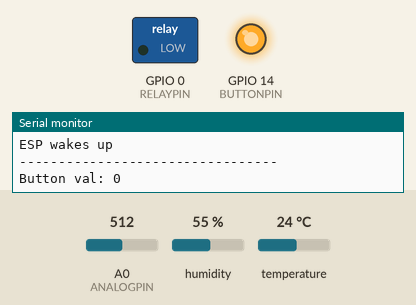
Recording of a sketch running on a simulated ESP8266 (NodeMCU). Shown: switched loads named in the sketch (green lamp = pin HIGH), output pins drawn as LEDs (lit = HIGH), the last lines printed to the serial monitor. The inputs (shaded band) are chosen by the test bench; at power-on: A0 (ANALOGPIN) = 512, humidity 55 %, temperature 24 °C. Pins used as bus, display or sensor lines are not drawn. At 3.2 s the program puts the board to deep sleep or switches it off; the recording ends there.

Above: at 0.1 s.
At 2.3 s:
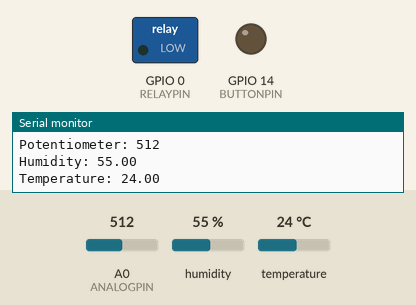
Timing chart, 0 to 3.2 s (numbered marks = the images above):
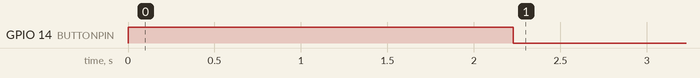

Measured:
- by itself, GPIO 14 (BUTTONPIN): LOW → HIGH at 0.00 s, → LOW 2.2 s later

The sketch:

TestArduinoSensors.ino
```cpp
#include <DHT.h>
#include <ESP8266WiFi.h>

#define DHTTYPE DHT11
#define DHTPIN 2
#define POWERSOILSENSORPIN 4
#define POWERPHOTOSENSORPIN 5
#define POWERPOTENTIOMETERPIN 12
#define BUTTONPIN 14
#define RELAYPIN 0
#define ANALOGPIN A0

DHT dht(DHTPIN, DHTTYPE);

void setup()
{
  pinMode(POWERSOILSENSORPIN, OUTPUT);
  pinMode(POWERPHOTOSENSORPIN, OUTPUT);
  pinMode(POWERPOTENTIOMETERPIN, OUTPUT);
  pinMode(RELAYPIN, OUTPUT);

  pinMode(BUTTONPIN, INPUT);

  //Set relay on low so it doesn't activate the water pump
  digitalWrite(RELAYPIN, LOW);

  int buttonVal = digitalRead(BUTTONPIN);

  pinMode(BUTTONPIN, OUTPUT);
  digitalWrite(BUTTONPIN, HIGH);

  Serial.begin(9600);
  dht.begin();

  while (!Serial) { }

  Serial.println();
  Serial.println("ESP wakes up");

  Serial.println("---------------------------------");
  Serial.print("Button val: ");
  Serial.println(buttonVal);

  //TODO: do one action or the other depending of value of buttonVal

  if(buttonVal == 1)
  {
    Serial.println("Starting plant watering ");
    //Button manually pushed
    digitalWrite(RELAYPIN, HIGH);
    delay(3000); //TODO: change dinamically according to potentiometer value
    digitalWrite(RELAYPIN, LOW);
  }


  gatherData();
  deepSleepESP();
}

void deepSleepESP()
{
  digitalWrite(BUTTONPIN, LOW);
  delay(1000);

  Serial.println("Going to sleep for 10 seconds");
  ESP.deepSleep(10e6);

  Serial.println("Esto no se debería ver");
}

void gatherData()
{
  int lightLevelValue = analogReadPhotoResistor();
  Serial.print("Light level: ");
  Serial.println(lightLevelValue);

  delay(500);

  int soilMoistureSensor = analogReadSoilMoistureSensor();

  Serial.print("Soil Moisture: ");
  Serial.println(soilMoistureSensor);

  delay(500);

  int potentiometerValue = analogReadPotentiometer();

  Serial.print("Potentiometer: ");
  Serial.println(potentiometerValue);

  delay(500);

  digitalWriteLowAll();
  //checkTempHumidity();
  float temperature = dht.readTemperature();
  float humidity = dht.readHumidity();;

  if (isnan(humidity) || isnan(temperature))
  {
    Serial.println("Error de sensor");
    // Handle error if needed
  }

  Serial.print("Humidity: ");
  Serial.println(humidity);
  Serial.print("Temperature: ");
  Serial.println(temperature);
}

void digitalWriteLowAll(){
  digitalWrite(POWERPHOTOSENSORPIN, LOW);
  digitalWrite(POWERSOILSENSORPIN, LOW);
  digitalWrite(POWERPOTENTIOMETERPIN, LOW);
  delay(100);
}

int analogReadPhotoResistor() {
  digitalWriteLowAll();
  digitalWrite(POWERPHOTOSENSORPIN, HIGH);
  delay(100);
  return analogRead(ANALOGPIN);
}

int analogReadSoilMoistureSensor() {
  digitalWriteLowAll();
  digitalWrite(POWERSOILSENSORPIN, HIGH);
  delay(100);
  return analogRead(ANALOGPIN);
}

int analogReadPotentiometer() {
  digitalWriteLowAll();
  digitalWrite(POWERPOTENTIOMETERPIN, HIGH);
  delay(100);
  return analogRead(ANALOGPIN);
}


void loop(){

}
```
